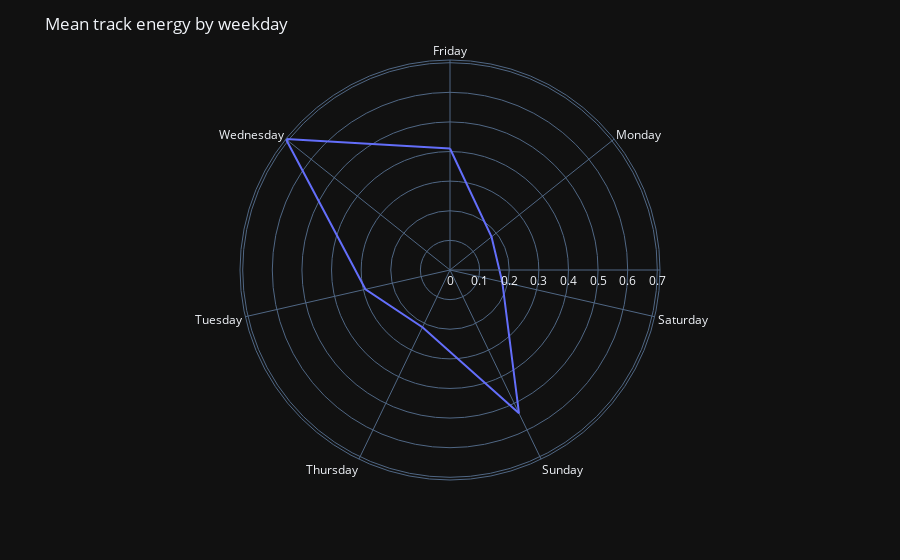

The code cell stored with this chart in its notebook:
### Code cell
import plotly.express as px
import calendar

df = results.copy()
print(df['endTime'])
df['endTime'] = df['endTime'].apply(lambda x: x.split(" ")[0])
df['endTime'] = pd.to_datetime(df['endTime'])
print(df['endTime'])
df = df.set_index('endTime')
df = df.groupby(pd.Grouper(freq='d')).mean()
df['endTime'] = df.index
df['endTime_str'] = df['endTime'].apply(lambda x: calendar.day_name[x.weekday()])
df = df.groupby(['endTime_str']).mean()

print(df)

df['endTime_str'] = df.index


fig = px.line_polar(df, r='energy', theta='endTime_str', line_close=True, labels=["energy, endTime"], template="plotly_dark",)
fig.update_layout(showlegend=True, title="Mean track energy by weekday")
fig.show()

### Figure 1 — Plotly figure (JSON) as saved in the notebook; plotly's stock layout.template omitted (floating-point values rounded to 4 significant figures)
{"data": [{"hovertemplate": "energy=%{r}<br>endTime_str=%{theta}<extra></extra>", "legendgroup": "", "line": {"color": "#636efa", "dash": "solid"}, "marker": {"symbol": "circle"}, "mode": "lines", "name": "", "r": [0.4103, 0.1793, 0.181, 0.537, 0.2143, 0.2928, 0.7091, 0.4103], "showlegend": false, "subplot": "polar", "theta": ["Friday", "Monday", "Saturday", "Sunday", "Thursday", "Tuesday", "Wednesday", "Friday"], "type": "scatterpolar"}], "layout": {"legend": {"tracegroupgap": 0}, "margin": {"t": 60}, "polar": {"angularaxis": {"direction": "clockwise", "rotation": 90}, "domain": {"x": [0, 1], "y": [0, 1]}}, "showlegend": true, "title": {"text": "Mean track energy by weekday"}}}
